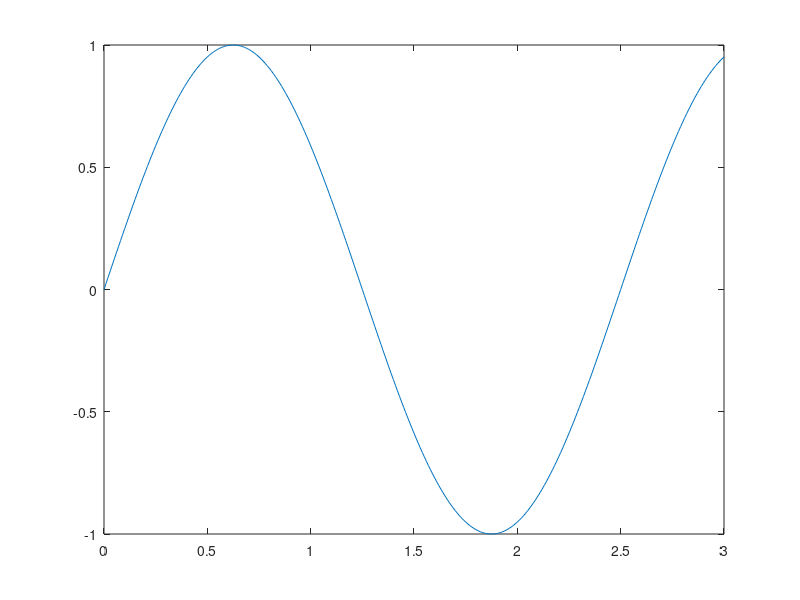

Write MATLAB code to recreate this figure.
%% šis ir skripta faila piemērs
% to var palaist rakstt edit1 komandlogā
% Date Modified 13_12_2023
t = 0:0.01:3;
f = 0.4;
A0 = 0; A = 1;
y = A0 + A*sin(2*pi*f*t);
plot(t,y)
shg %show  graph*